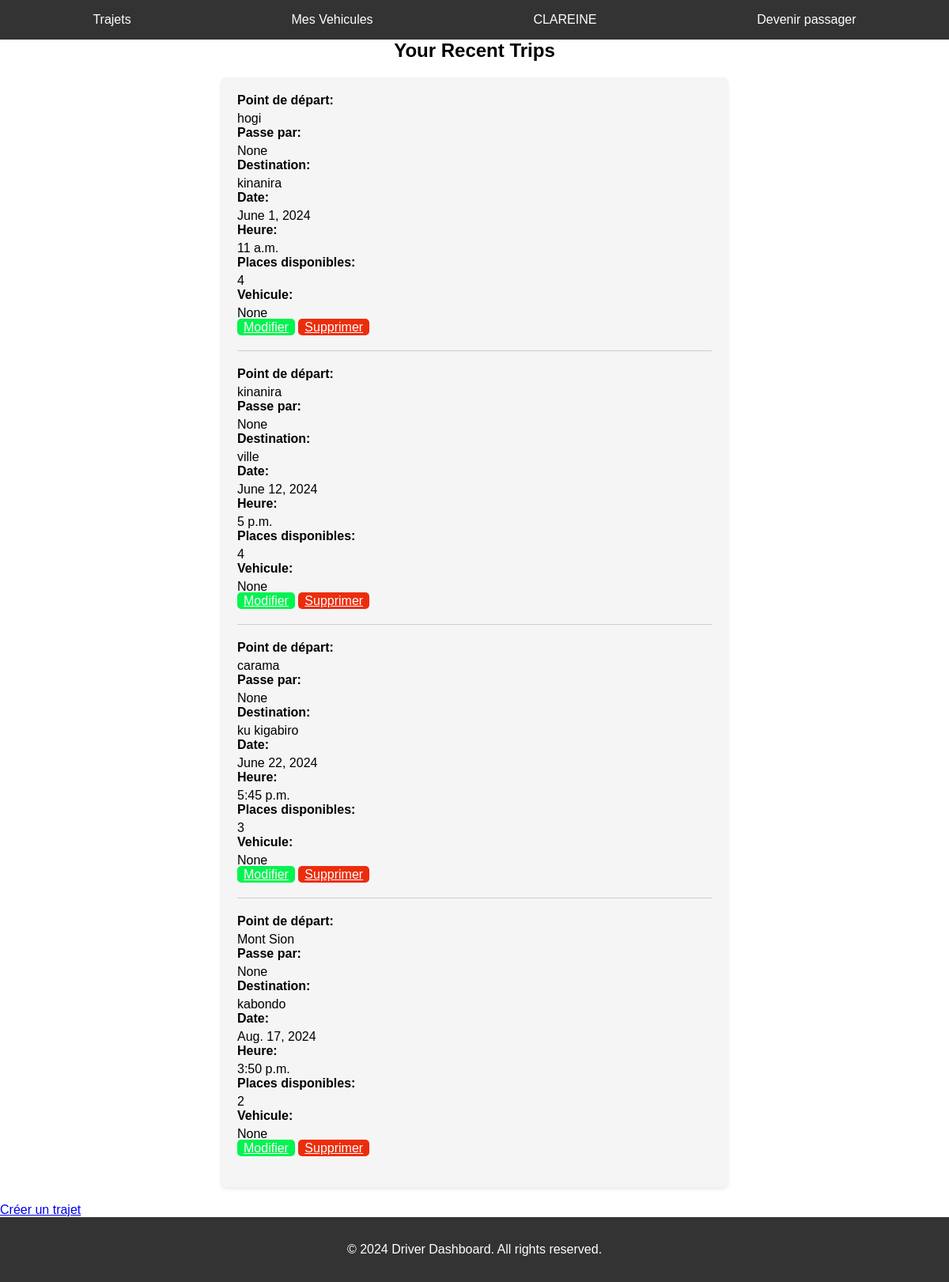
Page /dashboard_driver/ (signed in) on the earlier database version.
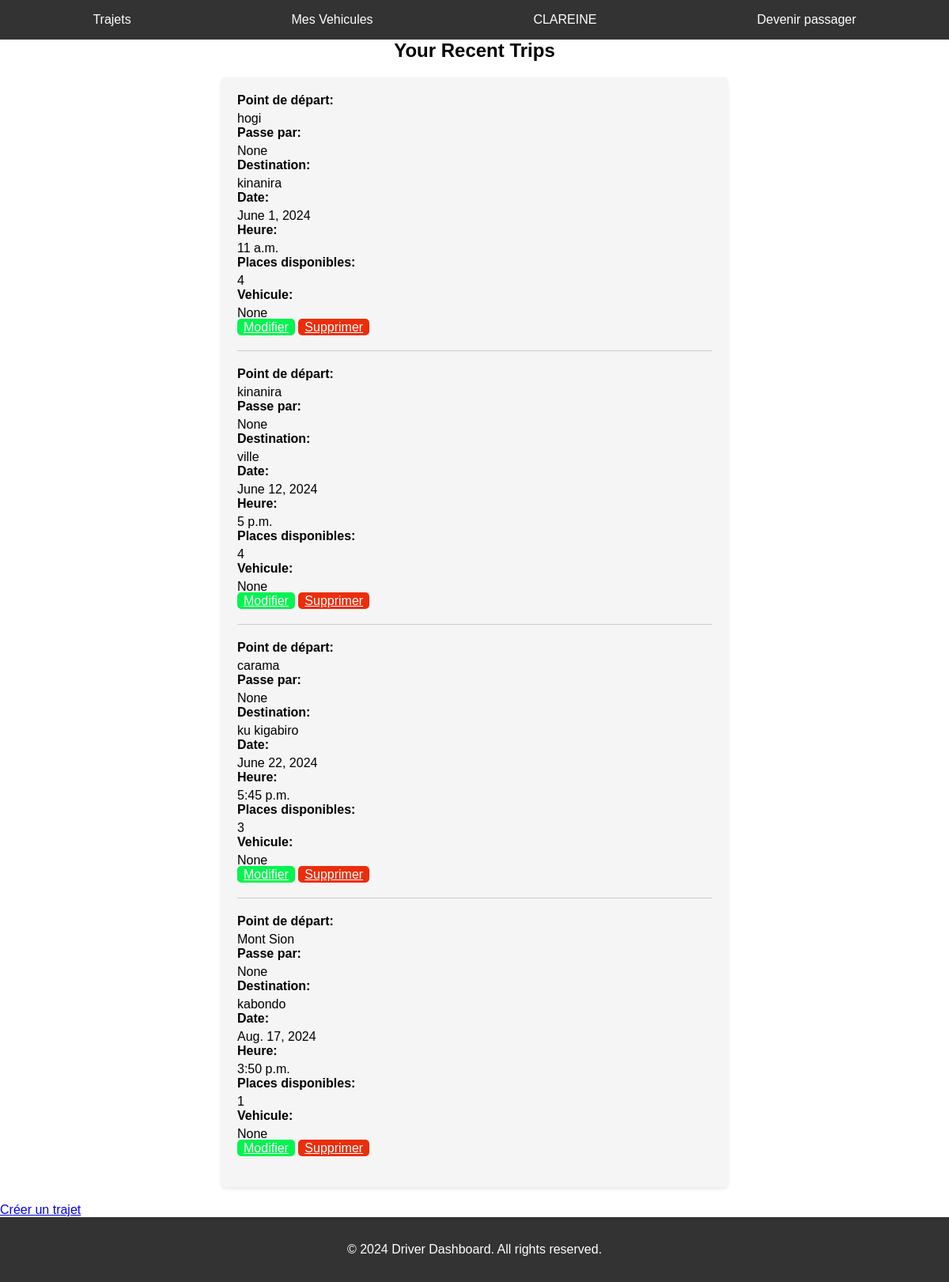
Same page on the later database version.
### covoiturage/models.py (models this page shows, shortened)
class Trajet(models.Model):
    point_depart = models.CharField(max_length=255)
    passe_par = models.CharField(max_length=255,null=True)
    destination = models.CharField(max_length=255)
    heure_depart = models.TimeField(editable=True, null=True)
    places_disponibles = models.IntegerField()
    date = models.DateField(editable=True, null=True)
    user = models.ForeignKey(User, on_delete=models.CASCADE, null=True, editable=False)
    vehicule = models.ForeignKey(Vehicule, on_delete=models.CASCADE, null=True, editable=False)
    status = models.CharField(max_length=20, default=('completed', 'Terminé'),choices=[('ongoing', 'En cours'), ('completed', 'Terminé')])

### Stage/views.py (the view)
# urls.py: path('dashboard_driver/', views.dashboard_driver, name='dashboard_driver'),
def dashboard_driver(request):
    trajets = Trajet.objects.filter(user=request.user)
    context = {'trajets': trajets}
    return render(request, 'dashboard_driver.html', context)

### templates/dashboard_driver.html
{% extends 'base.html' %}
{% block section %}
<h2>Your Recent Trips</h2>
<div class="trips-list">
  {% for trajet in trajets %}
  <article class="trips-item">
      <div class="trips-details">
            <h4>Point de départ:</h4><p>{{ trajet.point_depart }}</p>
            <h4>Passe par:</h4><p>{{ trajet.passe_par }}</p>
            <h4>Destination:</h4><p>{{ trajet.destination }}</p>
            <h4>Date:</h4><p>{{ trajet.date }}</p>
            <h4>Heure:</h4><p>{{ trajet.heure_depart }}</p>
            <h4>Places disponibles:</h4><p>{{ trajet.places_disponibles }}</p>
            <h4>Vehicule:</h4><p>{{ trajet.vehicule }}</p>
      </div>
        <a href="{% url 'modifierT' trajet.id %}" class="cta-button-m">Modifier</a>
        <a href="{% url 'deleteT' trajet.id %}" class="cta-button-d" id="delete-button">Supprimer</a>
  </article>
  {% endfor %}
</div>
        <a href="/dd/trajets" class="cta-button">Créer un trajet</a>
{% endblock section %}

Differences in the rows shown:
changed Trajet "Mont Sion": places_disponibles "2" → "1"
